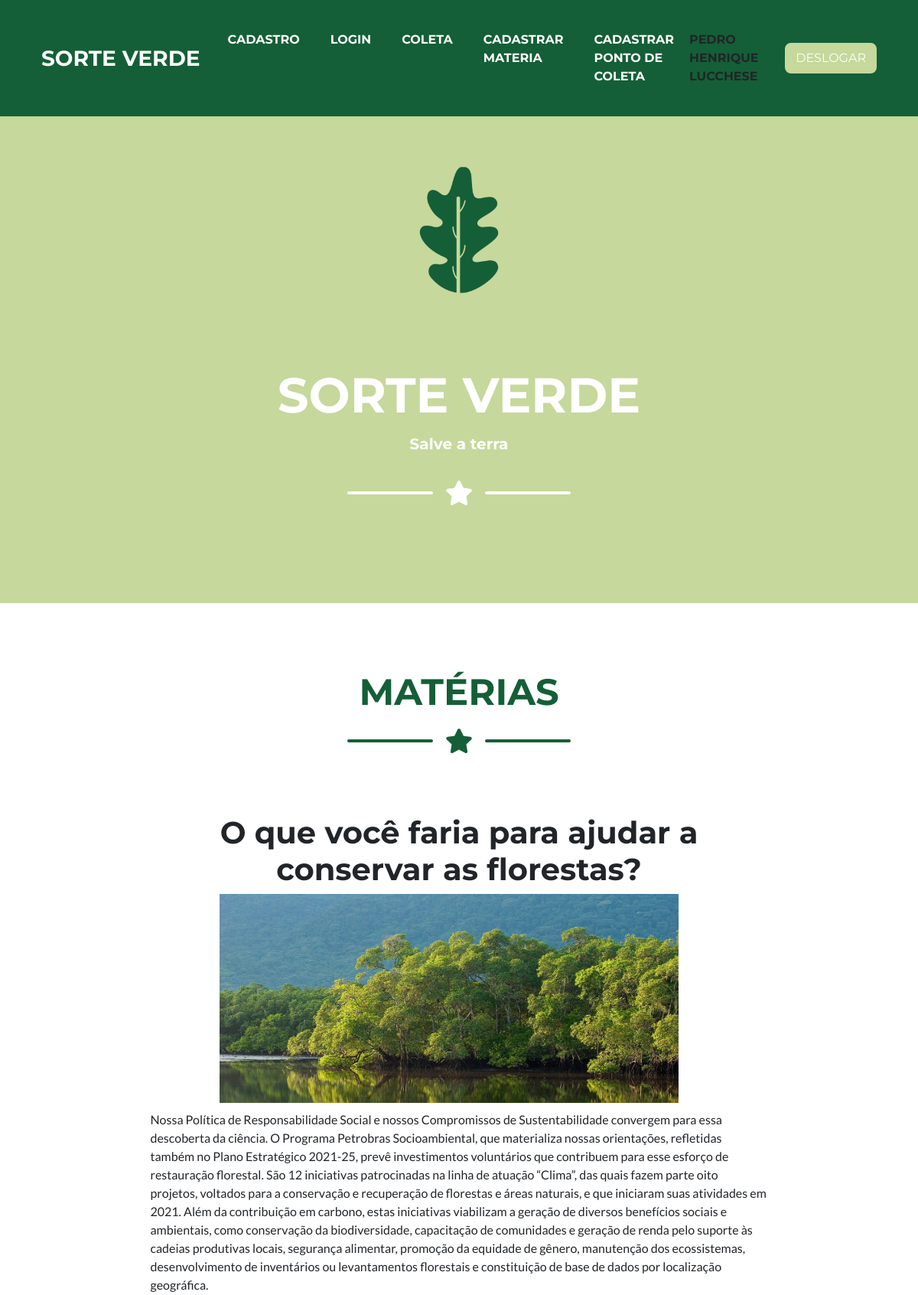
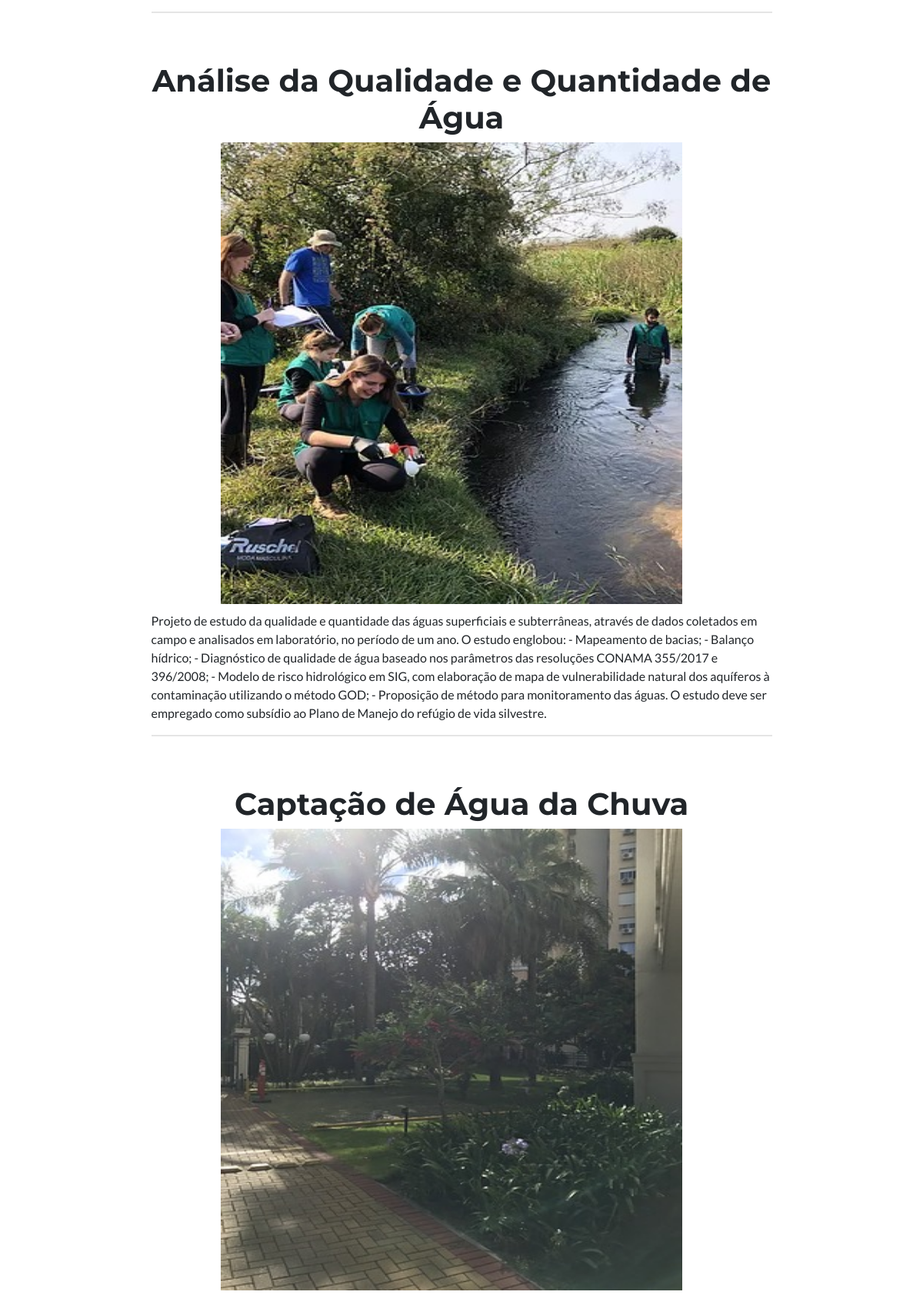
The page /view/index.php (signed in, upper part) on the database its author committed (2 pictures, top to bottom).
### tables this page shows
CREATE TABLE IF NOT EXISTS `materia` (
  `id` bigint(20) UNSIGNED NOT NULL AUTO_INCREMENT,
  `nome` varchar(250) NOT NULL,
  `descricao` varchar(10000) NOT NULL,
  `imagem` varchar(250) NOT NULL,
  PRIMARY KEY (`id`),
  UNIQUE KEY `id` (`id`)
);

### fachada.php (called while the page is built, shortened)
<?php
include_once('model/Materia.php');
include_once('dao/MySqlDaoFactory.php');
$factory = new MySqlDaofactory();
?>

### dao/MySqlDaoFactory.php (called while the page is built, shortened)
<?php
include_once('MySqlMateriaDao.php');
class MySqlDaofactory extends DaoFactory {
    private $username = "leonardo";
    private $password = "root";
    public function getConnection(){
        $this->conn = null;
        try{
            $this->conn = new PDO("mysql:host=localhost;port=3306;dbname=sorte_verde", $this->username, $this->password);
      }catch(PDOException $exception){
            echo "Connection error: " . $exception->getMessage();
        }
        return $this->conn;
    }
    public function getMateriaDao() {
        return new MySqlMateriaDao($this->getConnection());
    }
}
?>

### dao/DAO.php (called while the page is built, shortened)
<?php
abstract class DAO {
    public function __construct($conn){
        $this->conn = $conn;
    }
}
?>

### dao/MySqlMateriaDao.php (called while the page is built, shortened)
<?php
include_once('DAO.php');
class MySqlMateriaDao extends DAO implements MateriaDao {
	private $table_name = 'materia';
    public function buscaTodos() {
        $materias = array();
        $query = "SELECT
                    id , nome, descricao, imagem
                FROM
                    " . $this->table_name .
                    " ORDER BY id ASC";
        $stmt = $this->conn->prepare( $query );
        $stmt->execute();
        while ($row = $stmt->fetch(PDO::FETCH_ASSOC)){
            extract($row);
            $materias[] = new Materia($row['id'],$row['nome'], $row['descricao'], $row['imagem']);
        }
        return $materias;
    }
}

### model/Materia.php (called while the page is built, shortened)
<?php
class Materia {
    private $nome;
    private $descricao;
    private $imagem;
    public function __construct( $id, $nome, $descricao,  $imagem)
    {
        $this->nome=$nome;
        $this->descricao=$descricao;
        $this->imagem=$imagem;
    }
    public function getNome() { return $this->nome; }
    public function getDescricao() { return $this->descricao; }
    public function getImagem() { return $this->imagem; }
}
?>

### view/index.php (the view, shortened to what this page needs)
<!DOCTYPE html>
<html lang="en">
    <head>
        <link href="css/styles.css" rel="stylesheet" />
    </head>
    <body id="page-top">
    <?php include_once "navegacao.php" ?>
        <header class="masthead bg-primary text-white text-center">
            <div class="container d-flex align-items-center flex-column">
                <img class="masthead-avatar mb-5" src="assets/img/icon.png" alt="" />
                <h1 class="masthead-heading text-uppercase mb-0">Sorte Verde</h1>
                <br>
                <h5>Salve a terra</h5>
                <div class="divider-custom divider-light">
                    <div class="divider-custom-line"></div>
                    <div class="divider-custom-icon"><i class="fas fa-star"></i></div>
                    <div class="divider-custom-line"></div>
                </div>
            </div>
        </header>
        <section class="page-section" id="portfolio">
            <div class="container">
                <h2 class="page-section-heading text-center text-uppercase text-secondary mb-0">Matérias</h2>
                <div class="divider-custom">
                    <div class="divider-custom-line"></div>
                    <div class="divider-custom-icon"><i class="fas fa-star"></i></div>
                    <div class="divider-custom-line"></div>
                </div>
                    <?php
                        include_once "../fachada.php";
                        $dao = $factory->getMateriaDao();
                        foreach ($dao->buscaTodos() as $materia)
                        {
                            $caminhoImagem = $materia->getImagem();
                            $descMateria = $materia->getDescricao();
                            $tituloMateria = $materia->getNome();
                            echo "<div class=\"row justify-content-center\">";
                            echo "<div class=\"col-md-9 col-lg-9 mb-9\">";
                            echo "<div class=\"portfolio-item mx-auto\">";
                            echo "<div class=\"portfolio-item-caption d-flex align-items-center justify-content-center h-100 w-100\">";
                            echo "<div class=\"portfolio-item-caption-content text-center text-white\"><i class=\"fas fa-plus fa-3x\"></i></div>";
                            echo "</div>";
                            echo "<h1 style=\"text-align: center\"><label font-bold=\"true\"></label>$tituloMateria</h1>";
                            echo "<img class=\"img-fluid\" style=\"width: 600px; margin-left: 90px; max-height: 600px\" src=\"$caminhoImagem\" alt=\"\" />";
                            echo "<p style=\"padding-top: 10px\">$descMateria</p>";
                            echo "<hr>";
                            echo "</div>";
                            echo "</div>";
                            echo "</div>";
                        }
                    ?>
            </div>
        </section>
    </body>
</html>

### rows shown on the page
materia: nome "O que você faria para ajudar a conservar as florestas?", imagem (picture), descricao "Nossa Política de Responsabilidade Social e nossos Compromissos de Sustentabilidade convergem para essa descoberta da ciência. O Programa Petrobras Socioambiental, que materializa nossas orientações, refletidas também no Plano Estratégico 2021-25, prevê investimentos voluntários que contribuem para esse esforço de restauração florestal. São 12 iniciativas patrocinadas na linha de atuação “Clima”, das quais fazem parte oito projetos, voltados para a conservação e recuperação de florestas e áreas naturais, e que iniciaram suas atividades em 2021. Além da contribuição em carbono, estas iniciativas viabilizam a geração de diversos benefícios sociais e ambientais, como conservação da…"
materia: nome "Análise da Qualidade e Quantidade de Água", imagem (picture), descricao "Projeto de estudo da qualidade e quantidade das águas superficiais e subterrâneas, através de dados coletados em campo e analisados em laboratório, no período de um ano. O estudo englobou: - Mapeamento de bacias; - Balanço hídrico; - Diagnóstico de qualidade de água baseado nos parâmetros das resoluções CONAMA 355/2017 e 396/2008; - Modelo de risco hidrológico em SIG, com elaboração de mapa de vulnerabilidade natural dos aquíferos à contaminação utilizando o método GOD; - Proposição de método para monitoramento das águas. O estudo deve ser empregado como subsídio ao Plano de Manejo do refúgio de vida silvestre."
materia: nome "Captação de Água da Chuva", shows a picture

### other values the page prints
$usuario_logado "PEDRO HENRIQUE LUCCHESE"
